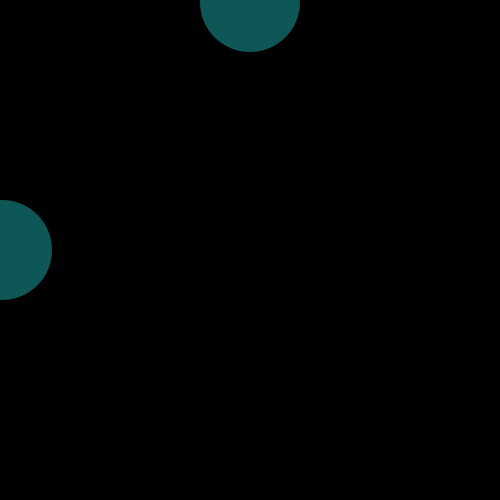
Frame 1 (no input)
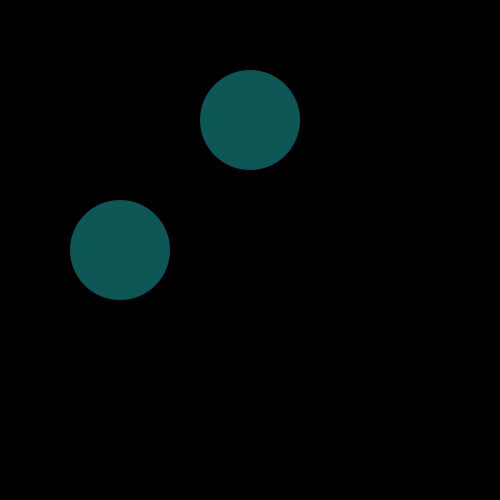
Frame 60 (the mouse pressed at the canvas centre just before this capture)
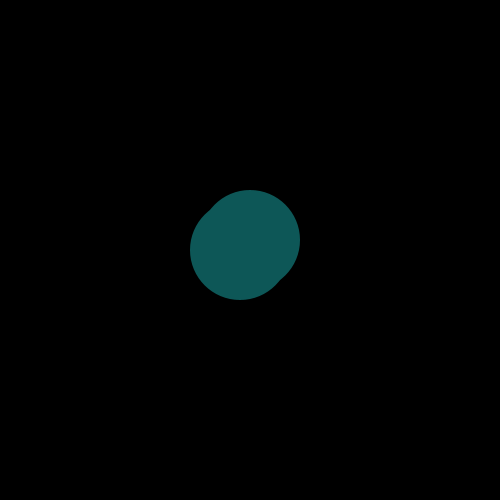
Frame 120 (the mouse held since frame 60 and released just before this capture)

The Processing sketch that drew these frames (run headless with seeded random() and noise(); from frame 60 on, the mouse is pressed at the canvas centre):

// Processing sketch: Julia_Lourenco__Variable_Practice
// ── Julia_Lourenco__Variable_Practice.pde
int diameter = 100;
int x = 0;
int y = 0;
void setup() {
  
  size(500, 500);
  
}

void draw() {
background(0);
x = x + 2;
y = y + 2;
noStroke();
fill(#0D5757);
circle(x, height/2, diameter);
circle(width/2, y, diameter);
}
